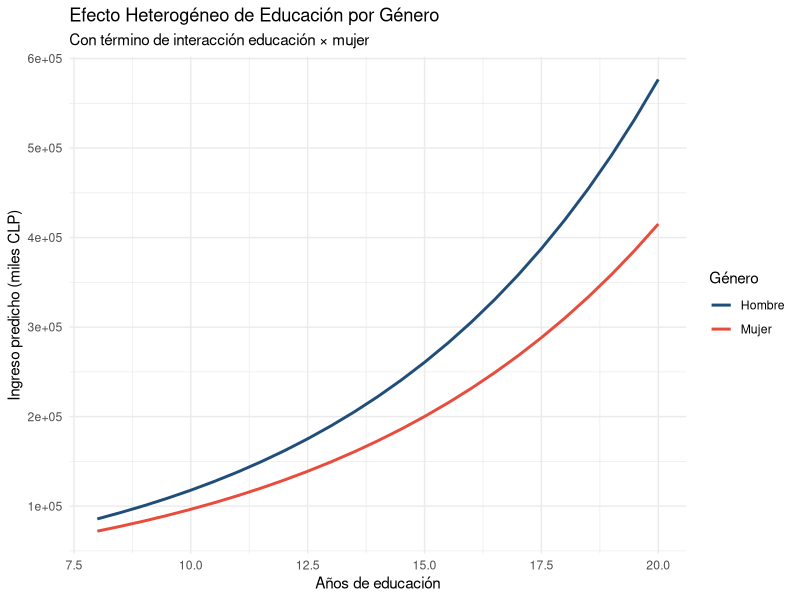
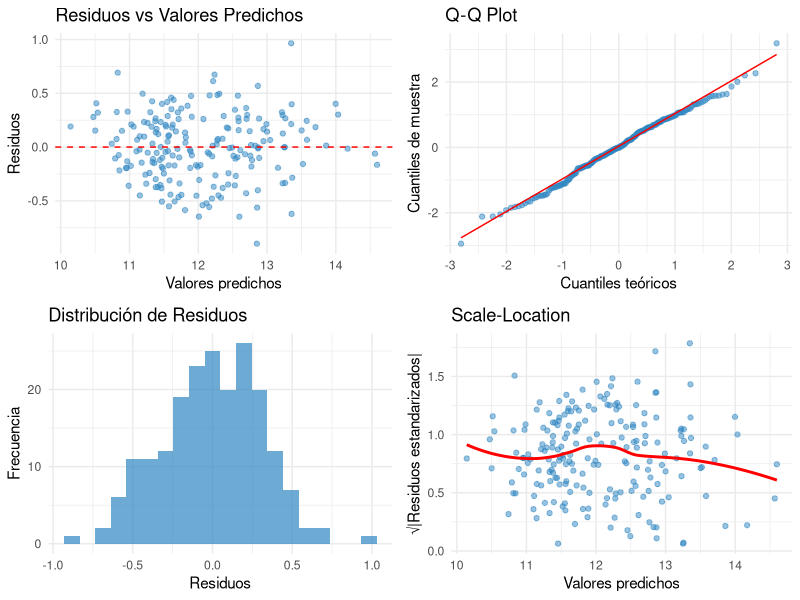

Source code (R) for these figures, in order:
## ---- chunk 1
#| label: setup
library(tidyverse)
library(ggplot2)
library(broom)
## ---- chunk 2
#| label: datos-simulados
set.seed(42)
n <- 200

datos <- tibble(
  id = 1:n,
  # Años de educación (8-20 años)
  educacion = rnorm(n, mean = 13, sd = 3) %>% pmax(8),

  # Años de experiencia (0-40 años)
  experiencia = rnorm(n, mean = 15, sd = 10) %>% pmax(0),

  # Género (1 = mujer, 0 = hombre)
  mujer = rbinom(n, size = 1, prob = 0.5),

  # Log-ingreso mensual (miles CLP)
  # Modelo verdadero: log(ingreso) = 9 + 0.15*educacion + 0.08*experiencia - 0.25*mujer + error
  log_ingreso = 9 + 0.15 * educacion + 0.08 * experiencia - 0.25 * mujer + rnorm(n, sd = 0.3),

  ingreso = exp(log_ingreso)
)

head(datos, 10)
## ---- chunk 3
#| label: ovb-comparacion
# Modelo 1: Solo educación (modelo sesgado)
m1 <- lm(log_ingreso ~ educacion, data = datos)

# Modelo 2: Educación + Experiencia (modelo menos sesgado)
m2 <- lm(log_ingreso ~ educacion + experiencia, data = datos)

# Modelo 3: Completo (con género)
m3 <- lm(log_ingreso ~ educacion + experiencia + mujer, data = datos)

# Comparar coeficientes de educación
cat("=== EFECTO DE EDUCACIÓN EN LOG(INGRESO) ===\n")
cat("M1 (solo educación):           ", round(coef(m1)[2], 4), "\n")
cat("M2 (+ experiencia):            ", round(coef(m2)[2], 4), "\n")
cat("M3 (+ experiencia + género):   ", round(coef(m3)[2], 4), "\n")
cat("\nCambio M1→M2:                  ",
    round((coef(m2)[2] - coef(m1)[2]) / coef(m1)[2] * 100, 2), "%\n")

# Correlaciones
cat("\n=== CORRELACIONES ===\n")
cat("Cor(educación, experiencia):",
    round(cor(datos$educacion, datos$experiencia), 3), "\n")
cat("Cor(educación, mujer):      ",
    round(cor(datos$educacion, datos$mujer), 3), "\n")
## ---- chunk 4
#| label: dummy-ejemplo
# Crear tabla de contingencia
tabla_genero <- table(datos$mujer)
cat("Conteos originales:\n")
print(tabla_genero)

# Los valores 0 y 1 ya son dummies, pero veamos con factor
datos <- datos %>%
  mutate(genero = factor(mujer, levels = c(0, 1), labels = c("Hombre", "Mujer")))

# Ver niveles
cat("\nNiveles de factor genero:\n")
levels(datos$genero)
## ---- chunk 5
#| label: modelo-dummy
# Modelo con dummy variable
m_dummy <- lm(log_ingreso ~ educacion + experiencia + mujer, data = datos)

summary(m_dummy)

# Interpretación
beta_mujer <- coef(m_dummy)["mujer"]
cat("\n=== INTERPRETACIÓN ===\n")
cat("Coeficiente de 'mujer':", round(beta_mujer, 4), "\n")
cat("Interpretación: Las mujeres ganan en promedio",
    round(exp(beta_mujer) - 1, 4) * 100,
    "% MENOS que los hombres\n")
cat("(controlando por educación y experiencia)\n")
## ---- chunk 6
#| label: relevel-ejemplo
# Cambiar categoría de referencia a "Mujer"
datos <- datos %>%
  mutate(genero = relevel(genero, ref = "Mujer"))

m_dummy_rev <- lm(log_ingreso ~ educacion + experiencia + genero, data = datos)

cat("Coeficiente de generoHombre:", round(coef(m_dummy_rev)["generoHombre"], 4), "\n")
cat("Interpretación: Los hombres ganan",
    round(exp(coef(m_dummy_rev)["generoHombre"]) - 1, 4) * 100,
    "% MÁS que las mujeres\n")
cat("(mismo efecto, pero interpretado desde otra base)\n")
## ---- chunk 7
#| label: interaccion-modelo
# Cambiar genero de nuevo a referencia "Hombre"
datos <- datos %>%
  mutate(genero = relevel(genero, ref = "Hombre"))

# Modelo sin interacción
m_sin_int <- lm(log_ingreso ~ educacion + mujer + experiencia, data = datos)

# Modelo con interacción (educacion x mujer)
m_con_int <- lm(log_ingreso ~ educacion * mujer + experiencia, data = datos)

# Comparar
cat("=== SIN INTERACCIÓN ===\n")
print(coef(m_sin_int))

cat("\n=== CON INTERACCIÓN (educacion * mujer) ===\n")
print(coef(m_con_int))
## ---- chunk 8
#| label: interpretacion-interaccion
beta <- coef(m_con_int)

retorno_hombres <- beta["educacion"]
retorno_mujeres <- beta["educacion"] + beta["educacion:mujer"]

cat("Retorno a educación para hombres:", round(retorno_hombres, 4), "\n")
cat("Retorno a educación para mujeres:", round(retorno_mujeres, 4), "\n")
cat("Diferencia:", round(beta["educacion:mujer"], 4), "\n")
cat("\nInterpretación: Cada año adicional de educación aumenta\n")
cat("el ingreso en", round(retorno_hombres * 100, 2), "% para hombres\n")
cat("y", round(retorno_mujeres * 100, 2), "% para mujeres\n")
## ---- chunk 9
#| label: fig-interaccion
#| fig-cap: "Efecto heterogéneo de educación por género"

# Predicciones a diferentes niveles de educación
educ_rango <- seq(8, 20, by = 0.5)

pred_hombre <- tibble(
  educacion = educ_rango,
  mujer = 0,
  experiencia = mean(datos$experiencia),
  genero = "Hombre"
)

pred_mujer <- tibble(
  educacion = educ_rango,
  mujer = 1,
  experiencia = mean(datos$experiencia),
  genero = "Mujer"
)

# Predecir con el modelo con interacción
pred <- bind_rows(pred_hombre, pred_mujer) %>%
  mutate(
    log_ingreso_pred = predict(m_con_int, newdata = .),
    ingreso_pred = exp(log_ingreso_pred)
  )

ggplot(pred, aes(x = educacion, y = ingreso_pred, color = genero)) +
  geom_line(size = 1) +
  scale_color_manual(values = c("#1F4E79", "#E74C3C")) +
  labs(
    title = "Efecto Heterogéneo de Educación por Género",
    subtitle = "Con término de interacción educación × mujer",
    x = "Años de educación",
    y = "Ingreso predicho (miles CLP)",
    color = "Género"
  ) +
  theme_minimal()
## ---- chunk 10
#| label: interaccion-continua
# Modelo con interacción educación × experiencia
m_cont <- lm(log_ingreso ~ educacion * experiencia + mujer, data = datos)

summary(m_cont)

beta_cont <- coef(m_cont)
cat("Efecto parcial de educación:\n")
cat("∂Y/∂Educ = ", round(beta_cont["educacion"], 4),
    "+ ", round(beta_cont["educacion:experiencia"], 6),
    " × Exp\n", sep = "")

cat("\nInterpretación: El retorno a la educación AUMENTA con experiencia.\n")
cat("A 10 años de experiencia:\n")
cat("Retorno a educación =",
    round(beta_cont["educacion"] + beta_cont["educacion:experiencia"] * 10, 4), "\n")

cat("A 20 años de experiencia:\n")
cat("Retorno a educación =",
    round(beta_cont["educacion"] + beta_cont["educacion:experiencia"] * 20, 4), "\n")
## ---- chunk 11
#| label: test-t-individual
# Usar summary para ver todos los t-tests
summary(m3)

# Extraer manualmente
resumen_m3 <- tidy(m3)
print(resumen_m3)

cat("\n=== INTERPRETACIÓN ===\n")
cat("Educación: t =", round(resumen_m3$statistic[2], 3),
    ", p-value =", round(resumen_m3$p.value[2], 4), "\n")
cat("Conclusión: El efecto de educación es estadísticamente significativo (p < 0.05)\n")
## ---- chunk 12
#| label: test-f-global
# Test F para modelo completo vs modelo nulo
m_nulo <- lm(log_ingreso ~ 1, data = datos)

# Obtener el F-stat global del summary
glance_m3 <- glance(m3)
cat("F-statistic global del modelo M3:\n")
cat("F =", round(glance_m3$statistic, 3), "\n")
cat("p-value =", round(glance_m3$p.value, 2e-16), "\n")
cat("Conclusión: El modelo es conjuntamente significativo\n")
## ---- chunk 13
#| label: test-f-anidado
# Comparar M1 vs M2 (¿es experiencia significativa?)
anova_1_2 <- anova(m1, m2)
print(anova_1_2)

cat("\n=== INTERPRETACIÓN ===\n")
cat("F-statistic:", round(anova_1_2$F[2], 3), "\n")
cat("p-value:", round(anova_1_2$`Pr(>F)`[2], 4), "\n")
cat("Conclusión: La experiencia es conjuntamente significativa.\n")
cat("El modelo M2 es mejor que M1.\n")

# Comparar M3 vs M2 (¿es género significativo?)
anova_2_3 <- anova(m2, m3)
print(anova_2_3)
## ---- chunk 14
#| label: comparacion-modelos
# Tabla comparativa
modelos_info <- tibble(
  Modelo = c("M1", "M2", "M3", "M_con_int"),
  Especificacion = c(
    "log_ingreso ~ educacion",
    "log_ingreso ~ educacion + experiencia",
    "log_ingreso ~ educacion + experiencia + mujer",
    "log_ingreso ~ educacion * mujer + experiencia"
  ),
  R2 = c(
    round(glance(m1)$r.squared, 4),
    round(glance(m2)$r.squared, 4),
    round(glance(m3)$r.squared, 4),
    round(glance(m_con_int)$r.squared, 4)
  ),
  R2_adj = c(
    round(glance(m1)$adj.r.squared, 4),
    round(glance(m2)$adj.r.squared, 4),
    round(glance(m3)$adj.r.squared, 4),
    round(glance(m_con_int)$adj.r.squared, 4)
  ),
  AIC = c(
    round(AIC(m1), 2),
    round(AIC(m2), 2),
    round(AIC(m3), 2),
    round(AIC(m_con_int), 2)
  ),
  BIC = c(
    round(BIC(m1), 2),
    round(BIC(m2), 2),
    round(BIC(m3), 2),
    round(BIC(m_con_int), 2)
  )
)

print(modelos_info)

cat("\n=== CRITERIOS DE SELECCIÓN ===\n")
cat("- R²: mayor es mejor (sube con más variables)\n")
cat("- R² ajustado: penaliza por número de variables\n")
cat("- AIC/BIC: menor es mejor (balancean ajuste y parsimonia)\n")
## ---- chunk 15
#| label: cambios-coeficientes
# Comparar coeficiente de educación
cat("=== CAMBIO EN COEFICIENTE DE EDUCACIÓN ===\n")
coef_educ <- c(
  M1 = coef(m1)["educacion"],
  M2 = coef(m2)["educacion"],
  M3 = coef(m3)["educacion"]
)

print(coef_educ)

cambio_1_2 <- (coef_educ["M2"] - coef_educ["M1"]) / coef_educ["M1"] * 100
cambio_2_3 <- (coef_educ["M3"] - coef_educ["M2"]) / coef_educ["M2"] * 100

cat("\nCambio M1→M2:", round(cambio_1_2, 2), "%\n")
cat("Cambio M2→M3:", round(cambio_2_3, 2), "%\n")

cat("\nInterpretación: Cambios > 20% sugieren OVB.\n")
cat("Aquí vemos que agregar experiencia produce un cambio >20%,\n")
cat("evidencia de que experiencia era una confusora.\n")
## ---- chunk 16
#| label: fig-residuos
#| fig-cap: "Diagnósticos de residuos para M3"

# Obtener residuos y valores predichos
diag_data <- tibble(
  fitted = fitted(m3),
  residuos = residuals(m3),
  std_residuos = rstandard(m3)
)

# Gráfico: Residuos vs Fitted
p1 <- ggplot(diag_data, aes(x = fitted, y = residuos)) +
  geom_point(alpha = 0.5, color = "#2E86C1") +
  geom_hline(yintercept = 0, color = "red", linetype = "dashed") +
  labs(title = "Residuos vs Valores Predichos",
       x = "Valores predichos", y = "Residuos") +
  theme_minimal()

# Q-Q plot
p2 <- ggplot(diag_data, aes(sample = std_residuos)) +
  geom_qq(alpha = 0.5, color = "#2E86C1") +
  geom_qq_line(color = "red") +
  labs(title = "Q-Q Plot",
       x = "Cuantiles teóricos", y = "Cuantiles de muestra") +
  theme_minimal()

# Histograma de residuos
p3 <- ggplot(diag_data, aes(x = residuos)) +
  geom_histogram(bins = 20, fill = "#2E86C1", alpha = 0.7) +
  labs(title = "Distribución de Residuos",
       x = "Residuos", y = "Frecuencia") +
  theme_minimal()

# Escala-ubicación
p4 <- ggplot(diag_data, aes(x = fitted, y = sqrt(abs(std_residuos)))) +
  geom_point(alpha = 0.5, color = "#2E86C1") +
  geom_smooth(se = FALSE, color = "red") +
  labs(title = "Scale-Location",
       x = "Valores predichos", y = "√|Residuos estandarizados|") +
  theme_minimal()

# Combinar
gridExtra::grid.arrange(p1, p2, p3, p4, nrow = 2)
## ---- chunk 17
#| label: vif-diagnostico
# Instalar si es necesario: install.packages("car")
library(car)

# Calcular VIF para M3
vif_m3 <- vif(m3)
print(vif_m3)

cat("\n=== INTERPRETACIÓN ===\n")
cat("VIF < 5: Sin multicolinealidad problemática\n")
cat("VIF > 10: Multicolinealidad problemática\n\n")

for (var in names(vif_m3)) {
  if (vif_m3[var] < 5) {
    cat(var, ":", round(vif_m3[var], 2), "— OK\n")
  } else {
    cat(var, ":", round(vif_m3[var], 2), "— PROBLEMÁTICO\n")
  }
}
## ---- chunk 18
#| label: checklist-causal
cat("=== ¿CUÁNDO INCLUIR UNA VARIABLE? ===\n\n")

checklist <- tibble(
  Variable = c("Confusora", "Colisionadora", "Mediadora", "Modificadora"),
  Estructura = c(
    "X ← Z → Y",
    "X → Z ← Y",
    "X → Z → Y",
    "Z modifica X → Y"
  ),
  Accion = c(
    "INCLUIR",
    "NO INCLUIR",
    "NO INCLUIR*",
    "INCLUIR + INTERACCIÓN"
  ),
  Razon = c(
    "Elimina sesgo",
    "Introduce sesgo",
    "Absorbe efecto",
    "Captura heterogeneidad"
  )
)

print(checklist)

cat("\n* Mediadora: solo NO incluir si el interés es en efecto total.\n")
cat("  Si el interés es en efecto directo, incluir mediadora.\n")
